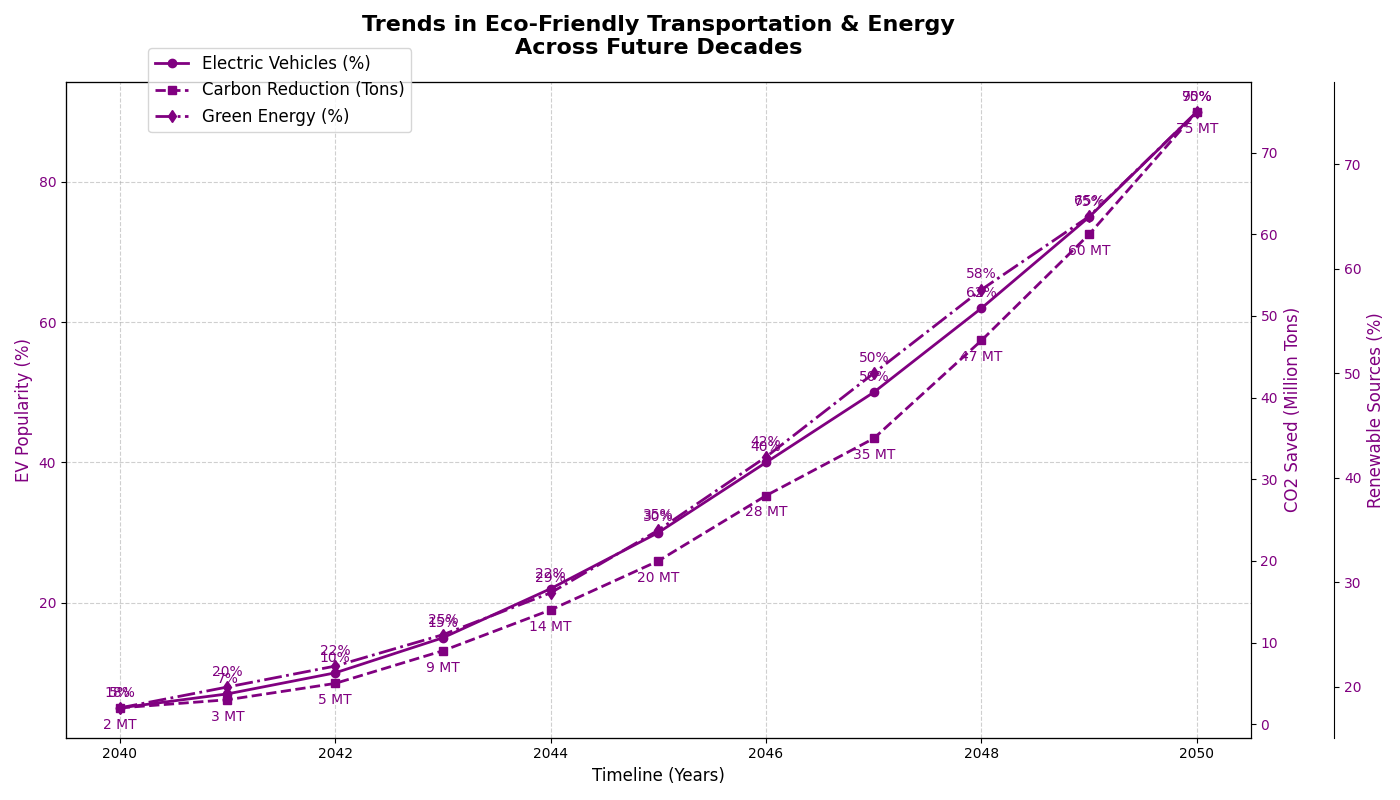

This chart was generated by the following Python code:
import matplotlib.pyplot as plt
import numpy as np

years = np.arange(2040, 2051)
ev_adoption_rates = np.array([5, 7, 10, 15, 22, 30, 40, 50, 62, 75, 90])
co2_reduction = np.array([2, 3, 5, 9, 14, 20, 28, 35, 47, 60, 75])
renewable_energy_share = np.array([18, 20, 22, 25, 29, 35, 42, 50, 58, 65, 75])

fig, ax1 = plt.subplots(figsize=(14, 8))

single_color = 'purple'

ax1.plot(years, ev_adoption_rates, 'o-', linewidth=2, color=single_color, label='Electric Vehicles (%)')
ax1.set_xlabel('Timeline (Years)', fontsize=12)
ax1.set_ylabel('EV Popularity (%)', fontsize=12, color=single_color)
ax1.tick_params(axis='y', labelcolor=single_color)

for i, rate in enumerate(ev_adoption_rates):
    ax1.annotate(f'{rate}%', (years[i], ev_adoption_rates[i]), textcoords="offset points", xytext=(0, 8), ha='center', fontsize=10, color=single_color)

ax2 = ax1.twinx()
ax2.plot(years, co2_reduction, 's--', linewidth=2, color=single_color, label='Carbon Reduction (Tons)')
ax2.set_ylabel('CO2 Saved (Million Tons)', fontsize=12, color=single_color)
ax2.tick_params(axis='y', labelcolor=single_color)

for i, reduction in enumerate(co2_reduction):
    ax2.annotate(f'{reduction} MT', (years[i], co2_reduction[i]), textcoords="offset points", xytext=(0, -15), ha='center', fontsize=10, color=single_color)

ax3 = ax1.twinx()
ax3.spines['right'].set_position(('outward', 60))
ax3.plot(years, renewable_energy_share, 'd-.', linewidth=2, color=single_color, label='Green Energy (%)')
ax3.set_ylabel('Renewable Sources (%)', fontsize=12, color=single_color)
ax3.tick_params(axis='y', labelcolor=single_color)

for i, share in enumerate(renewable_energy_share):
    ax3.annotate(f'{share}%', (years[i], renewable_energy_share[i]), textcoords="offset points", xytext=(0, 8), ha='center', fontsize=10, color=single_color)

plt.title('Trends in Eco-Friendly Transportation & Energy\nAcross Future Decades', fontsize=16, fontweight='bold', pad=20)
ax1.grid(True, linestyle='--', alpha=0.6)
fig.legend(loc='upper left', bbox_to_anchor=(0.1, 0.95), fontsize=12)
fig.tight_layout()
plt.show()
